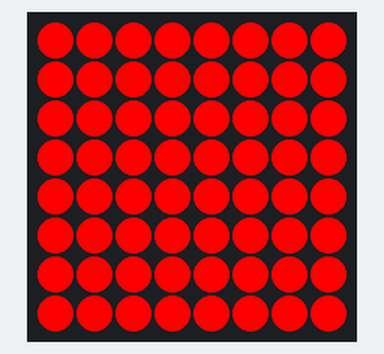
Bench run of a program on a simulated Raspberry Pi (BCM pin numbers) with a Sense HAT. On the bench: the Sense HAT's 8×8 RGB LED matrix.

Above: at 0.17 s.
At 2.26 s:
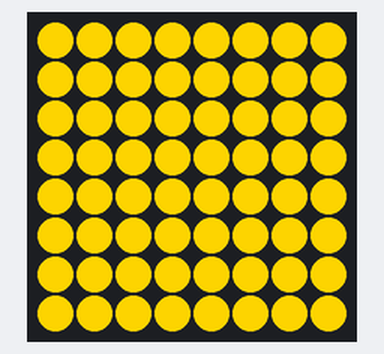
At 5.35 s:
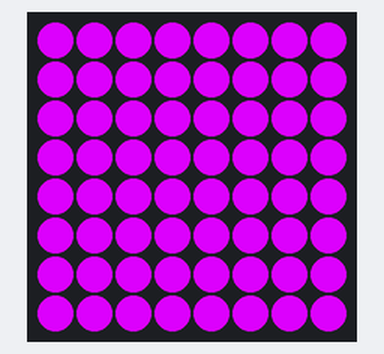
At 10.58 s:
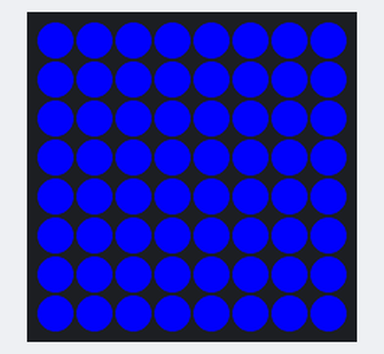
At 15.81 s:
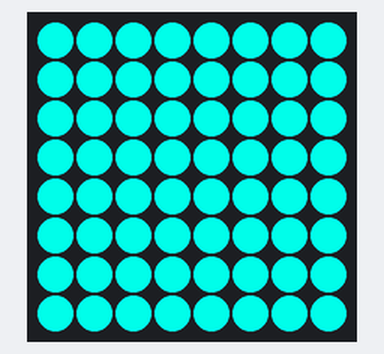
At 21.02 s:
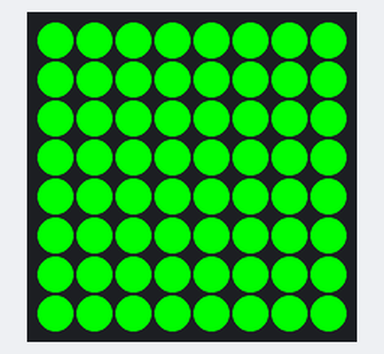

The program:

rainbow-show.py
```python
from sense_hat import SenseHat
from time import sleep
sense = SenseHat()
r = 255
g = 0
b = 0
while True:
    while g < 255:
        g = g+1
        sense.set_pixels([[r,g,b]]*64)
        sleep(0.0005)
    while r > 0:
        r = r-1
        sense.set_pixels([[r,g,b]]*64)
        sleep(0.0005)
    while b < 255:
        b = b+1
        sense.set_pixels([[r,g,b]]*64)
        sleep(0.0005)
    while g > 0:
        g = g-1
        sense.set_pixels([[r,g,b]]*64)
        sleep(0.0005)
    while r < 255:
        r = r+1
        sense.set_pixels([[r,g,b]]*64)
        sleep(0.0005)
    while b > 0:
        b = b-1
        sense.set_pixels([[r,g,b]]*64)
        sleep(0.0005)


sense.set_pixels([[r,g,b]]*64)
sleep(0.01)
```
